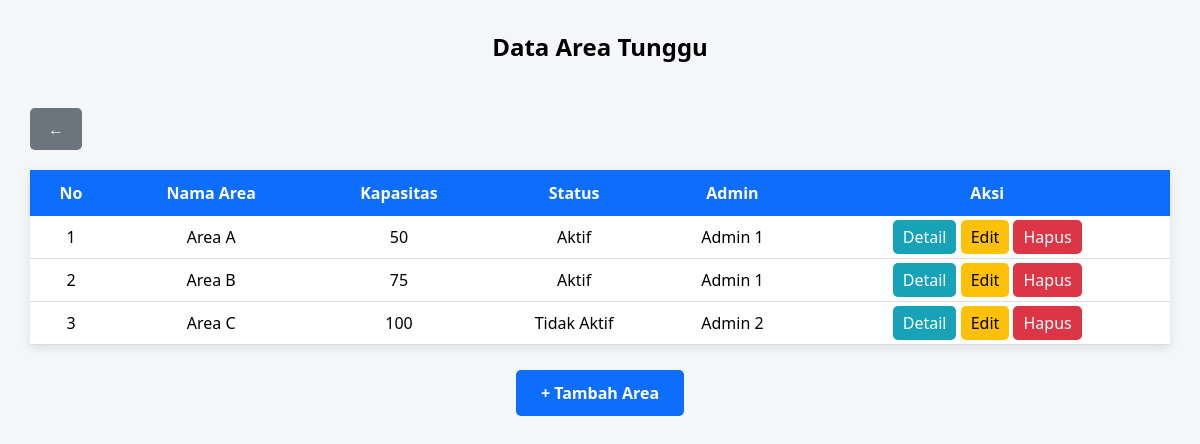
Page /admin/areaTunggu/index.php on the committed database.
### tables this page shows
CREATE TABLE area_tunggu (
    id_area VARCHAR(10) PRIMARY KEY,
    id_user INT NOT NULL,
    nama_area VARCHAR(50) NOT NULL,
    kapasitas INT NOT NULL,
    status ENUM('Aktif','Tidak Aktif') DEFAULT 'Aktif',
    keterangan TEXT,

    FOREIGN KEY (id_user)
    REFERENCES users(id_user)
);

CREATE TABLE users (
    id_user INT AUTO_INCREMENT PRIMARY KEY,
    nama VARCHAR(100) NOT NULL,
    username VARCHAR(50) NOT NULL UNIQUE,
    password VARCHAR(255) NOT NULL,
    role ENUM('admin','petugas') NOT NULL
);

### admin/areaTunggu/index.php (the view, shortened to what this page needs)
<?php
include "../../config/koneksi.php";
$query = "SELECT area_tunggu.*, users.nama
          FROM area_tunggu
          JOIN users
          ON area_tunggu.id_user = users.id_user";
$data = mysqli_query($koneksi, $query);
?>
<!DOCTYPE html>
<html lang="id">
<head>
    <link rel="stylesheet" href="../../assets/css/table.css">
</head>
<body>
<h2>Data Area Tunggu</h2>
<a href="../dashboard.php" class="btn-kembali">
    ←
</a>
<table>
    <tr>
        <th>No</th>
        <th>Nama Area</th>
        <th>Kapasitas</th>
        <th>Status</th>
        <th>Admin</th>
        <th>Aksi</th>
    </tr>
    <?php if (mysqli_num_rows($data) > 0) { ?>
        <?php
        $no = 1;
        while ($row = mysqli_fetch_assoc($data)) {
        ?>
        <tr>
            <td><?= $no++; ?></td>
            <td><?= $row['nama_area']; ?></td>
            <td><?= $row['kapasitas']; ?></td>
            <td><?= $row['status']; ?></td>
            <td><?= $row['nama']; ?></td>
            <td>
                <a class="detail" href="detail.php?id=<?= $row['id_area']; ?>">Detail</a>
                <a class="edit" href="edit.php?id=<?= $row['id_area']; ?>">Edit</a>
                <a class="hapus"
                   href="proses/hapus.php?id=<?= $row['id_area']; ?>"
                   onclick="return confirm('Apakah Anda yakin ingin menghapus data ini?')">
                    Hapus
                </a>
            </td>
        </tr>
        <?php } ?>
    <?php } ?>
</table>
<div class="tambah-area">
    <a href="tambah.php" class="btn-tambah">
        + Tambah Area
    </a>
</div>
</body>
</html>

### assets/css/table.css (style rules this page uses)
body { background:#f4f6f9; font-family:Segoe UI, sans-serif; margin:30px; }
h2 { text-align:center; margin-bottom:25px; }
table { width:100%; border-collapse:collapse; background:white; box-shadow:0 3px 10px rgba(0,0,0,.1); }
table th { background:#0d6efd; color:white; padding:12px; text-align:center; }
table td { padding:10px; border-bottom:1px solid #ddd; text-align:center; }
a { text-decoration:none; }
.detail { background:#17a2b8; color:white; padding:6px 10px; border-radius:5px; }
.edit { background:#ffc107; color:black; padding:6px 10px; border-radius:5px; }
.hapus { background:#dc3545; color:white; padding:6px 10px; border-radius:5px; }
.btn-kembali { display:inline-block; margin:20px 0; padding:10px 18px; background:#6c757d; color:#fff; border-radius:5px; text-decoration:none; }
.tambah-area { text-align:center; margin-top:25px; }
.btn-tambah { display:inline-block; background:#0d6efd; color:#fff; padding:12px 25px; border-radius:5px; text-decoration:none; font-weight:bold; }

### rows in the picture
area_tunggu: nama_area "Area A", kapasitas "50", status "Aktif", id_user.nama "Admin 1"
area_tunggu: nama_area "Area B", kapasitas "75", status "Aktif", id_user.nama "Admin 1"
area_tunggu: nama_area "Area C", kapasitas "100", status "Tidak Aktif", id_user.nama "Admin 2"
